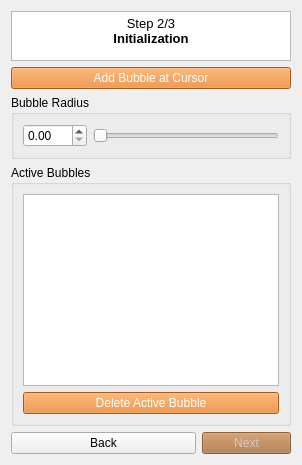
        <widget class="QWidget" name="initialization">
         <layout class="QGridLayout" name="gridLayout_153">
          <item row="0" column="0" colspan="3">
           <widget class="QTextBrowser" name="textBrowser_6">
            <property name="maximumSize">
             <size>
              <width>16777215</width>
              <height>50</height>
             </size>
            </property>
            <property name="styleSheet">
             <string notr="true"/>
            </property>
            <property name="verticalScrollBarPolicy">
             <enum>Qt::ScrollBarAsNeeded</enum>
            </property>
            <property name="horizontalScrollBarPolicy">
             <enum>Qt::ScrollBarAsNeeded</enum>
            </property>
            <property name="html">
             <string>&lt;!DOCTYPE HTML PUBLIC &quot;-//W3C//DTD HTML 4.0//EN&quot; &quot;http://www.w3.org/TR/REC-html40/strict.dtd&quot;&gt;
&lt;html&gt;&lt;head&gt;&lt;meta name=&quot;qrichtext&quot; content=&quot;1&quot; /&gt;&lt;meta charset=&quot;utf-8&quot; /&gt;&lt;style type=&quot;text/css&quot;&gt;
p, li { white-space: pre-wrap; }
hr { height: 1px; border-width: 0; }
li.unchecked::marker { content: &quot;\2610&quot;; }
li.checked::marker { content: &quot;\2612&quot;; }
&lt;/style&gt;&lt;/head&gt;&lt;body style=&quot; font-family:'Ubuntu Sans'; font-size:11pt; font-weight:400; font-style:normal;&quot;&gt;
&lt;p align=&quot;center&quot; style=&quot; margin-top:0px; margin-bottom:0px; margin-left:0px; margin-right:0px; -qt-block-indent:0; text-indent:0px;&quot;&gt;&lt;span style=&quot; font-family:'Segoe UI'; font-size:10pt;&quot;&gt;Step 2/3&lt;br /&gt;&lt;/span&gt;&lt;span style=&quot; font-family:'Segoe UI'; font-size:10pt; font-weight:700;&quot;&gt;Initialization&lt;/span&gt;&lt;/p&gt;&lt;/body&gt;&lt;/html&gt;</string>
            </property>
           </widget>
          </item>
          <item row="5" column="2">
           <widget class="QPushButton" name="pushButton_Next2">
            <property name="enabled">
             <bool>false</bool>
            </property>
            <property name="toolTip">
             <string>Confirm the seed bubbles and start the level-set evolution step.</string>
            </property>
            <property name="styleSheet">
             <string notr="true"> QPushButton { background-color: #e67e22; color: white; } QPushButton:disabled { background-color: #a9713f; color: #cccccc; }</string>
            </property>
            <property name="text">
             <string>Next</string>
            </property>
           </widget>
          </item>
          <item row="5" column="0" colspan="2">
           <widget class="QPushButton" name="pushButton_Back2">
            <property name="enabled">
             <bool>true</bool>
            </property>
            <property name="toolTip">
             <string>Return to the threshold page to adjust the intensity bounds.</string>
            </property>
            <property name="text">
             <string>Back</string>
            </property>
           </widget>
          </item>
          <item row="3" column="0" colspan="3">
           <widget class="QGroupBox" name="groupBox_16">
            <property name="toolTip">
             <string>Lists the seed bubbles placed so far; select one to delete it.</string>
            </property>
            <property name="title">
             <string>Active Bubbles</string>
            </property>
            <layout class="QGridLayout" name="gridLayout_159">
             <item row="0" column="0">
              <widget class="QTableView" name="tableView_activeBub">
               <property name="enabled">
                <bool>true</bool>
               </property>
               <property name="horizontalScrollBarPolicy">
                <enum>Qt::ScrollBarAsNeeded</enum>
               </property>
               <property name="editTriggers">
                <set>QAbstractItemView::NoEditTriggers</set>
               </property>
               <property name="selectionMode">
                <enum>QAbstractItemView::SingleSelection</enum>
               </property>
               <property name="selectionBehavior">
                <enum>QAbstractItemView::SelectRows</enum>
               </property>
               <attribute name="horizontalHeaderCascadingSectionResizes">
                <bool>false</bool>
               </attribute>
              </widget>
             </item>
             <item row="1" column="0">
              <widget class="QPushButton" name="pushButton_delete">
               <property name="toolTip">
                <string>Delete the currently selected seed bubble.</string>
               </property>
               <property name="styleSheet">
                <string notr="true"> QPushButton { background-color: #e67e22; color: white; } QPushButton:disabled { background-color: #a9713f; color: #cccccc; }</string>
               </property>
               <property name="text">
                <string>Delete Active Bubble</string>
               </property>
              </widget>
             </item>
            </layout>
           </widget>
          </item>
          <item row="2" column="0" colspan="3">
           <widget class="QGroupBox" name="groupBox_10">
            <property name="toolTip">
             <string>Sets the radius of the next seed bubble to be placed.</string>
            </property>
            <property name="title">
             <string>Bubble Radius</string>
            </property>
            <layout class="QGridLayout" name="gridLayout_155">
             <item row="1" column="0">
              <widget class="QDoubleSpinBox" name="doubleSpinBox_Bubradius">
               <property name="maximumSize">
                <size>
                 <width>16777215</width>
                 <height>30</height>
                </size>
               </property>
               <property name="toolTip">
                <string>Type the seed bubble radius directly; mirrors the slider next to it.</string>
               </property>
               <property name="frame">
                <bool>true</bool>
               </property>
               <property name="buttonSymbols">
                <enum>QAbstractSpinBox::UpDownArrows</enum>
               </property>
               <property name="maximum">
                <double>105.000000000000000</double>
               </property>
               <property name="singleStep">
                <double>0.100000000000000</double>
               </property>
              </widget>
             </item>
             <item row="1" column="1">
              <widget class="QSlider" name="horizontalSlider_Bubradius">
               <property name="toolTip">
                <string>Adjusts the seed bubble radius; mirrors the spin box next to it.</string>
               </property>
               <property name="maximum">
                <number>600</number>
               </property>
               <property name="singleStep">
                <number>10</number>
               </property>
               <property name="pageStep">
                <number>10</number>
               </property>
               <property name="value">
                <number>0</number>
               </property>
               <property name="orientation">
                <enum>Qt::Horizontal</enum>
               </property>
              </widget>
             </item>
            </layout>
           </widget>
          </item>
          <item row="1" column="0" colspan="3">
           <widget class="QPushButton" name="pushButton_addBubbles">
            <property name="toolTip">
             <string>Place a new seed bubble at the current cursor position.</string>
            </property>
            <property name="styleSheet">
             <string notr="true"> QPushButton { background-color: #e67e22; color: white; } QPushButton:disabled { background-color: #a9713f; color: #cccccc; }</string>
            </property>
            <property name="text">
             <string>Add Bubble at Cursor</string>
            </property>
           </widget>
          </item>
         </layout>
        </widget>
